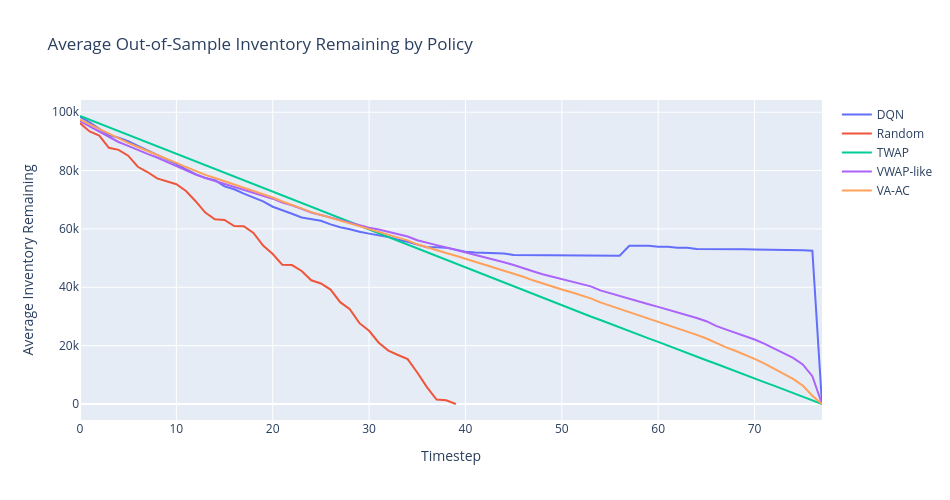

The cell this chart's notebook holds for it:
### Markdown cell above
The DQN agent successfully generalized to unseen trading sessions without collapsing, demonstrating coherent execution behavior across different market environments. However, the performance distribution remained highly variable and comparable to benchmark policies, suggesting that while the agent learned a transferable execution strategy, robust out-of-sample superiority was not consistently achieved.

### Code cell
# 2. OOS Inventory Trajectories by Policy

fig = go.Figure()

for policy in df_all_oos["policy"].unique():
    df_policy = df_all_oos[df_all_oos["policy"] == policy]

    avg_inventory = (
        df_policy
        .groupby("t")["inventory_remaining"]
        .mean()
        .reset_index()
    )

    fig.add_trace(
        go.Scatter(
            x=avg_inventory["t"],
            y=avg_inventory["inventory_remaining"],
            mode="lines",
            name=policy
        )
    )

fig.update_layout(
    title="Average Out-of-Sample Inventory Remaining by Policy",
    xaxis_title="Timestep",
    yaxis_title="Average Inventory Remaining",
    height=500,
    width=950
)

fig.show()
fig.write_image("../results/plots/06_sverage_inventory_remaining.png")
display(Image(filename="../results/plots/06_sverage_inventory_remaining.png"))
